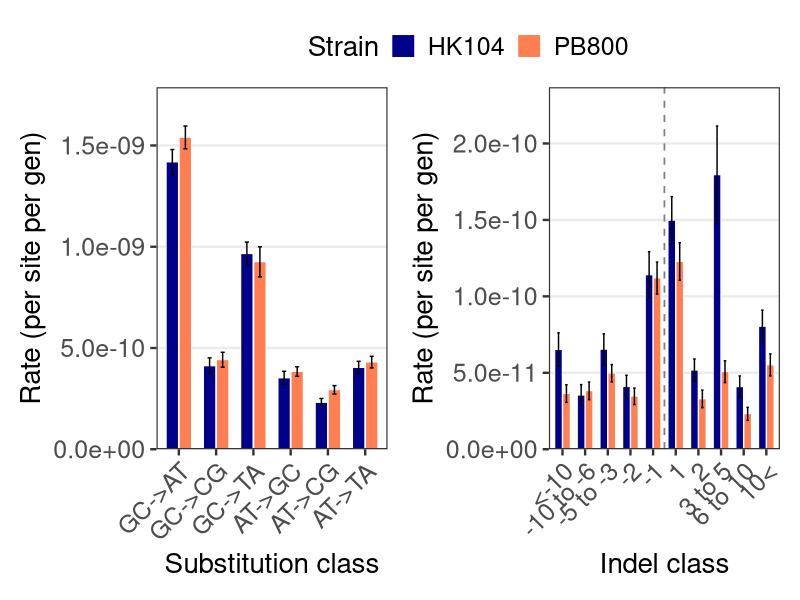
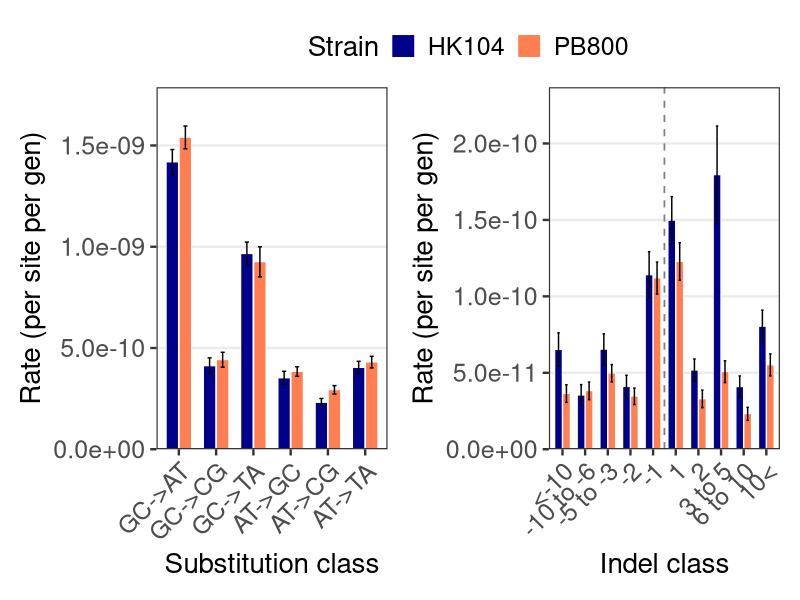
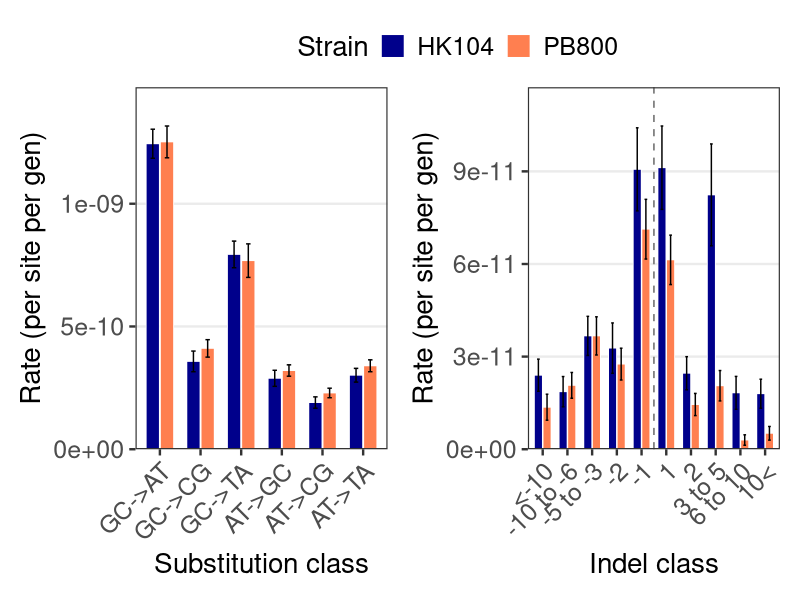
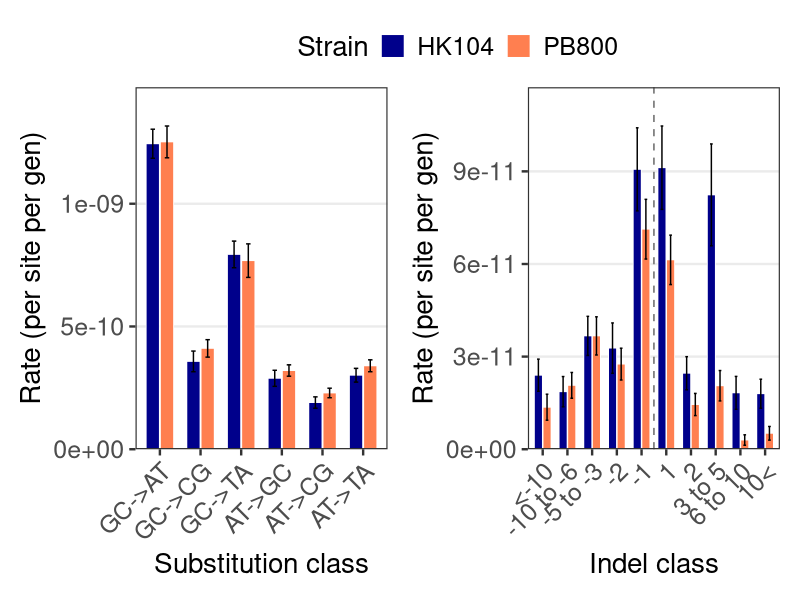
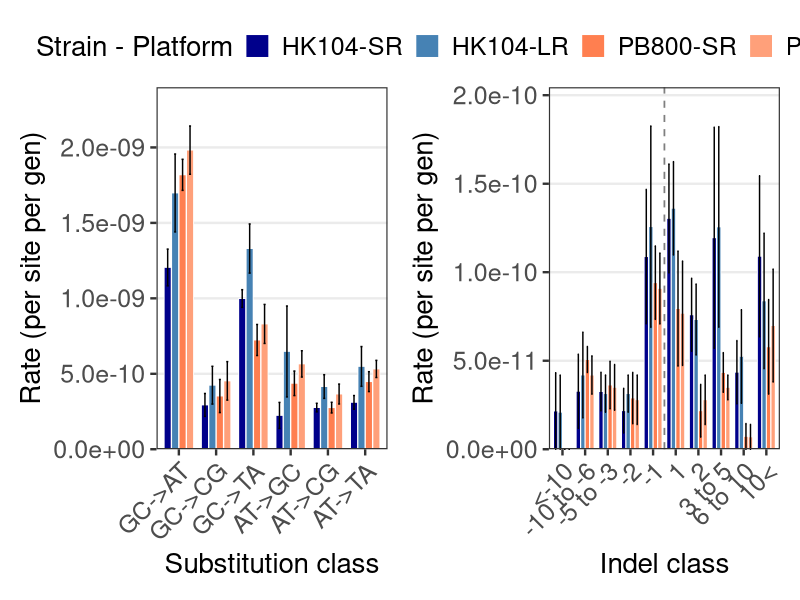
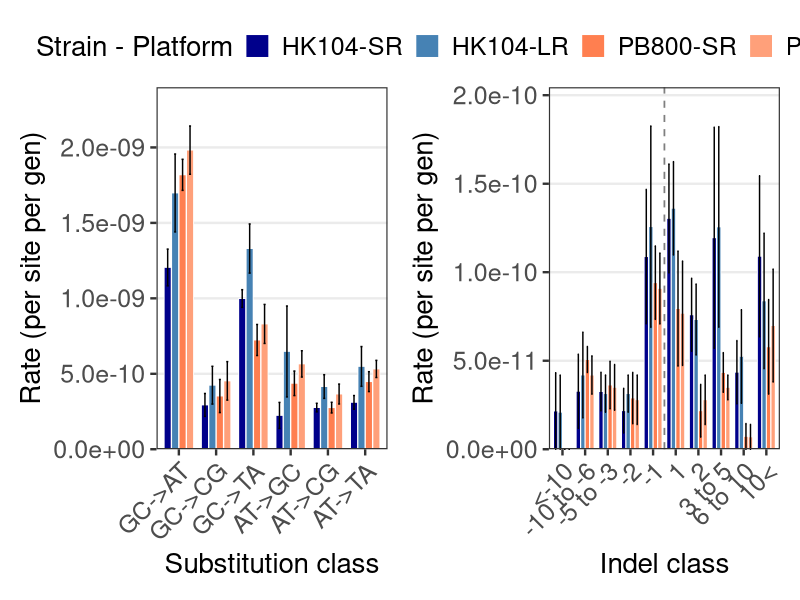
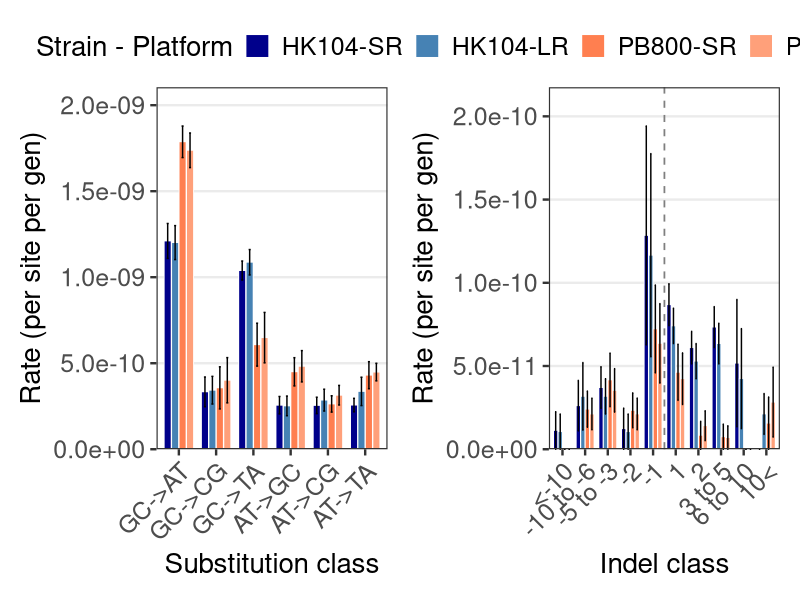
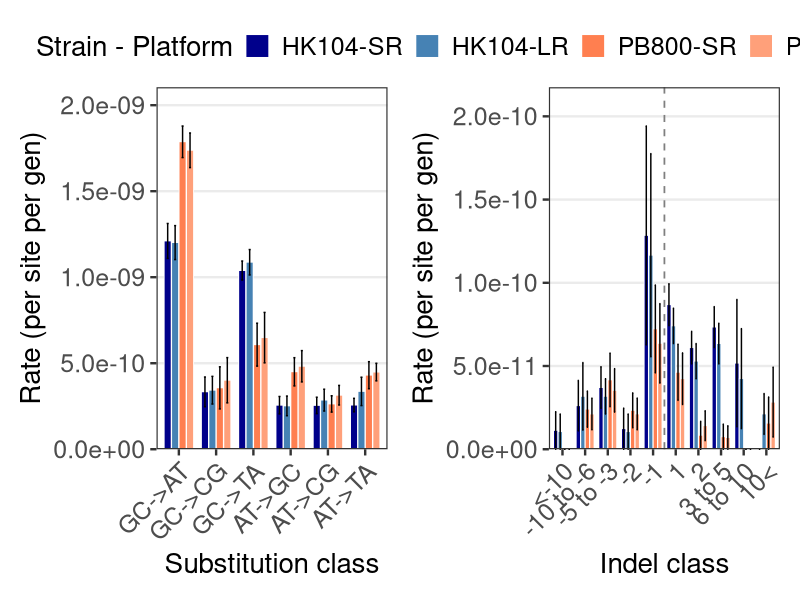

Reproduce these figures in R, in order.
# =============================================================================
# Mutation Rate Spectra - C. briggsae MA Analysis
# =============================================================================
# Input:  master_table.csv (in same directory as this script)
# Output: 4 PDF figures (+ PNG versions)
#
#   Fig 1: DP >= 3x  -- left panel = SNP spectrum, right panel = Indel spectrum
#                       (HK104 vs PB800, SR all lines)
#   Fig 2: DP >= 10x -- same layout (HK104 vs PB800, SR all lines)
#   Fig 3: DP >= 3x  -- left = SNP, right = Indel (SR vs LR, matched lines)
#   Fig 4: DP >= 10x -- same layout (SR vs LR, matched lines)
#
# Rate normalisation:
#   SNP GC-context classes : count / (callable_sites x GC_FRAC x G)
#   SNP AT-context classes : count / (callable_sites x AT_FRAC x G)
#   Indel classes          : count / (callable_sites x G)
#
# Indel order (signed: negative = deletion, positive = insertion):
#   <-10 | -10 to -6 | -5 to -3 | -2 | -1 || 1 | 2 | 3 to 5 | 6 to 10 | 10<
#
# Error bars: SEM (standard error of the mean)
# =============================================================================

library(rstudioapi)
library(ggplot2)
library(dplyr)
library(tidyr)
library(patchwork)

setwd(dirname(getActiveDocumentContext()$path))
getwd()

# =============================================================================
# CONSTANTS
# =============================================================================
GENERATIONS <- 238
GC_FRAC     <- 0.37
AT_FRAC     <- 1 - GC_FRAC   # 0.63

# SNP classes and their genomic context for normalisation
SNP_CLASSES <- c("GC_to_AT", "GC_to_CG", "GC_to_TA", "AT_to_GC", "AT_to_CG", "AT_to_TA")
SNP_CONTEXT <- c("GC", "GC", "GC", "AT", "AT", "AT")
SNP_LABELS  <- c("GC->AT", "GC->CG", "GC->TA", "AT->GC", "AT->CG", "AT->TA")

# Indel bins -- signed format: negative = deletion, positive = insertion
INDEL_BINS   <- c("del_10plus", "del_6_10", "del_3_5", "del_2", "del_1",
                  "ins_1", "ins_2", "ins_3_5", "ins_6_10", "ins_10plus")
INDEL_LABELS <- c("<-10", "-10 to -6", "-5 to -3", "-2", "-1",
                  "1", "2", "3 to 5", "6 to 10", "10<")

# Colours
COL_HK     <- "blue4"
COL_PB     <- "coral"
COL_HK_LR <- "steelblue"
COL_PB_LR <- "lightsalmon"

# =============================================================================
# LOAD DATA
# =============================================================================
cat("Loading master table...\n")
mt <- read.csv("master_table.csv", stringsAsFactors = FALSE)
cat(sprintf("  %d lines loaded\n", nrow(mt)))

# =============================================================================
# HELPERS: compute per-line per-class rates -- long format
# =============================================================================
compute_snp_rates <- function(df, prefix, callable_col, platform) {
  out  <- df %>% filter(!is.na(.data[[callable_col]]), !is.na(Strain))
  rows <- list()
  for (i in seq_along(SNP_CLASSES)) {
    cl      <- SNP_CLASSES[i]
    frac    <- ifelse(SNP_CONTEXT[i] == "GC", GC_FRAC, AT_FRAC)
    col_cnt <- paste0(prefix, "_", cl)
    rows[[i]] <- out %>%
      select(Line, Strain,
             count    = all_of(col_cnt),
             callable = all_of(callable_col)) %>%
      mutate(rate     = count / (callable * frac * GENERATIONS),
             class    = cl,
             platform = platform)
  }
  bind_rows(rows) %>% select(Line, Strain, class, rate, platform)
}

compute_indel_rates <- function(df, prefix, callable_col, platform) {
  out  <- df %>% filter(!is.na(.data[[callable_col]]), !is.na(Strain))
  rows <- list()
  for (i in seq_along(INDEL_BINS)) {
    bn      <- INDEL_BINS[i]
    col_cnt <- paste0(prefix, "_", bn)
    rows[[i]] <- out %>%
      select(Line, Strain,
             count    = all_of(col_cnt),
             callable = all_of(callable_col)) %>%
      mutate(rate     = count / (callable * GENERATIONS),
             class    = bn,
             platform = platform)
  }
  bind_rows(rows) %>% select(Line, Strain, class, rate, platform)
}

# =============================================================================
# BUILD LONG DATA FRAMES
# =============================================================================
cat("Computing per-line rates...\n")

# SR all lines
sr_snp_3x  <- compute_snp_rates(mt,   "SR_3x",  "SR_callable_3x",  "SR")
sr_snp_10x <- compute_snp_rates(mt,   "SR_10x", "SR_callable_10x", "SR")
sr_ind_3x  <- compute_indel_rates(mt, "SR_3x",  "SR_callable_3x",  "SR")
sr_ind_10x <- compute_indel_rates(mt, "SR_10x", "SR_callable_10x", "SR")

# Matched lines only (have both SR and LR)
mt_m <- mt %>% filter(!is.na(LR_sample))

lr_snp_3x  <- bind_rows(
  compute_snp_rates(mt_m, "SR_matched_3x",  "SR_callable_3x",  "SR"),
  compute_snp_rates(mt_m, "LR_3x",          "LR_callable_3x",  "LR"))
lr_snp_10x <- bind_rows(
  compute_snp_rates(mt_m, "SR_matched_10x", "SR_callable_10x", "SR"),
  compute_snp_rates(mt_m, "LR_10x",         "LR_callable_10x", "LR"))
lr_ind_3x  <- bind_rows(
  compute_indel_rates(mt_m, "SR_matched_3x",  "SR_callable_3x",  "SR"),
  compute_indel_rates(mt_m, "LR_3x",          "LR_callable_3x",  "LR"))
lr_ind_10x <- bind_rows(
  compute_indel_rates(mt_m, "SR_matched_10x", "SR_callable_10x", "SR"),
  compute_indel_rates(mt_m, "LR_10x",         "LR_callable_10x", "LR"))

# =============================================================================
# SUMMARISE: mean +/- SEM per group
# =============================================================================
sem <- function(x) sd(x, na.rm = TRUE) / sqrt(sum(!is.na(x)))

summarise_strain <- function(df) {
  df %>%
    group_by(Strain, class) %>%
    summarise(mean_rate = mean(rate, na.rm = TRUE),
              se_rate   = sem(rate),
              n         = sum(!is.na(rate)),
              .groups   = "drop")
}

summarise_platform <- function(df) {
  df %>%
    mutate(group = factor(paste0(Strain, "-", platform),
                          levels = c("HK104-SR", "HK104-LR", "PB800-SR", "PB800-LR"))) %>%
    group_by(group, class) %>%
    summarise(mean_rate = mean(rate, na.rm = TRUE),
              se_rate   = sem(rate),
              n         = sum(!is.na(rate)),
              .groups   = "drop")
}

# Apply factor levels
set_snp_levels <- function(df) {
  df %>% mutate(class = factor(class, levels = SNP_CLASSES, labels = SNP_LABELS))
}
set_ind_levels <- function(df) {
  df %>% mutate(class = factor(class, levels = INDEL_BINS, labels = INDEL_LABELS))
}

ss3_snp  <- summarise_strain(sr_snp_3x)  %>% set_snp_levels()
ss10_snp <- summarise_strain(sr_snp_10x) %>% set_snp_levels()
ss3_ind  <- summarise_strain(sr_ind_3x)  %>% set_ind_levels()
ss10_ind <- summarise_strain(sr_ind_10x) %>% set_ind_levels()

lp3_snp  <- summarise_platform(lr_snp_3x)  %>% set_snp_levels()
lp10_snp <- summarise_platform(lr_snp_10x) %>% set_snp_levels()
lp3_ind  <- summarise_platform(lr_ind_3x)  %>% set_ind_levels()
lp10_ind <- summarise_platform(lr_ind_10x) %>% set_ind_levels()

# =============================================================================
# SHARED THEME
# =============================================================================
theme_spectra <- function(base_size = 18) {
  theme_bw(base_size = base_size) +
    theme(
      panel.grid.major.x = element_blank(),
      panel.grid.minor   = element_blank(),
      axis.text.x  = element_text(angle = 45, hjust = 1, size = 18),
      axis.text.y  = element_text(size = 18),
      axis.title   = element_text(size = 20),
      legend.position = "top",
      legend.title    = element_text(size = 20),
      legend.text     = element_text(size = 18),
      plot.title      = element_blank()
    )
}

# =============================================================================
# PANEL BUILDERS
# =============================================================================

# SNP panel -- strain comparison (HK104 vs PB800)
snp_strain_panel <- function(df) {
  ggplot(df, aes(x = class, y = mean_rate, fill = Strain)) +
    geom_bar(stat = "identity",
             position = position_dodge(width = 0.7),
             width = 0.65, color = "white", linewidth = 0.3) +
    geom_errorbar(aes(ymin = mean_rate - se_rate,
                      ymax = mean_rate + se_rate),
                  position = position_dodge(width = 0.7),
                  width = 0.22, linewidth = 0.5) +
    scale_fill_manual(values = c("HK104" = COL_HK, "PB800" = COL_PB),
                      name = "Strain") +
    scale_y_continuous(labels = scales::scientific,
                       expand = expansion(mult = c(0, 0.12))) +
    labs(x = "Substitution class",
         y = "Rate (per site per gen)") +
    theme_spectra()
}

# Indel panel -- strain comparison (HK104 vs PB800)
ind_strain_panel <- function(df) {
  ggplot(df, aes(x = class, y = mean_rate, fill = Strain)) +
    geom_bar(stat = "identity",
             position = position_dodge(width = 0.7),
             width = 0.65, color = "white", linewidth = 0.3) +
    geom_errorbar(aes(ymin = mean_rate - se_rate,
                      ymax = mean_rate + se_rate),
                  position = position_dodge(width = 0.7),
                  width = 0.22, linewidth = 0.5) +
    geom_vline(xintercept = 5.5, linetype = "dashed",
               color = "grey50", linewidth = 0.6) +
    scale_fill_manual(values = c("HK104" = COL_HK, "PB800" = COL_PB),
                      name = "Strain") +
    scale_y_continuous(labels = scales::scientific,
                       expand = expansion(mult = c(0, 0.12))) +
    labs(x = "Indel class",
         y = "Rate (per site per gen)") +
    theme_spectra()
}

# SNP panel -- platform comparison (SR vs LR, matched lines)
snp_platform_panel <- function(df) {
  ggplot(df, aes(x = class, y = mean_rate, fill = group)) +
    geom_bar(stat = "identity",
             position = position_dodge(width = 0.8),
             width = 0.75, color = "white", linewidth = 0.3) +
    geom_errorbar(aes(ymin = mean_rate - se_rate,
                      ymax = mean_rate + se_rate),
                  position = position_dodge(width = 0.8),
                  width = 0.22, linewidth = 0.5) +
    scale_fill_manual(
      values = c("HK104-SR" = COL_HK,    "HK104-LR" = COL_HK_LR,
                 "PB800-SR" = COL_PB,    "PB800-LR" = COL_PB_LR),
      name = "Strain - Platform") +
    scale_y_continuous(labels = scales::scientific,
                       expand = expansion(mult = c(0, 0.12))) +
    labs(x = "Substitution class",
         y = "Rate (per site per gen)") +
    theme_spectra()
}

# Indel panel -- platform comparison (SR vs LR, matched lines)
ind_platform_panel <- function(df) {
  ggplot(df, aes(x = class, y = mean_rate, fill = group)) +
    geom_bar(stat = "identity",
             position = position_dodge(width = 0.8),
             width = 0.75, color = "white", linewidth = 0.3) +
    geom_errorbar(aes(ymin = mean_rate - se_rate,
                      ymax = mean_rate + se_rate),
                  position = position_dodge(width = 0.8),
                  width = 0.22, linewidth = 0.5) +
    geom_vline(xintercept = 5.5, linetype = "dashed",
               color = "grey50", linewidth = 0.6) +
    scale_fill_manual(
      values = c("HK104-SR" = COL_HK,    "HK104-LR" = COL_HK_LR,
                 "PB800-SR" = COL_PB,    "PB800-LR" = COL_PB_LR),
      name = "Strain - Platform") +
    scale_y_continuous(labels = scales::scientific,
                       expand = expansion(mult = c(0, 0.12))) +
    labs(x = "Indel class",
         y = "Rate (per site per gen)") +
    theme_spectra()
}

# =============================================================================
# ASSEMBLE FIGURES (SNP | Indel side by side via patchwork)
# =============================================================================
cat("Assembling figures...\n")

# Fig 1: DP >= 3x, HK104 vs PB800 (SR all lines)
fig1 <- snp_strain_panel(ss3_snp) +
        ind_strain_panel(ss3_ind) +
        plot_layout(guides = "collect") &
        theme(legend.position = "top")

# Fig 2: DP >= 10x, HK104 vs PB800 (SR all lines)
fig2 <- snp_strain_panel(ss10_snp) +
        ind_strain_panel(ss10_ind) +
        plot_layout(guides = "collect") &
        theme(legend.position = "top")

# Fig 3: DP >= 3x, SR vs LR (matched lines)
fig3 <- snp_platform_panel(lp3_snp) +
        ind_platform_panel(lp3_ind) +
        plot_layout(guides = "collect") &
        theme(legend.position = "top")

# Fig 4: DP >= 10x, SR vs LR (matched lines)
fig4 <- snp_platform_panel(lp10_snp) +
        ind_platform_panel(lp10_ind) +
        plot_layout(guides = "collect") &
        theme(legend.position = "top")

# =============================================================================
# SAVE FIGURES
# =============================================================================
cat("Saving figures...\n")

save_fig <- function(p, name, w = 12, h = 5) {
  ggsave(paste0(name, ".pdf"), plot = p, width = w, height = h)
  ggsave(paste0(name, ".png"), plot = p, width = w, height = h, dpi = 300)
  cat(sprintf("  Saved: %s.pdf / .png\n", name))
}

save_fig(fig1, "Fig1_Spectra_SR_DP3x_HKvsPB")
save_fig(fig2, "Fig2_Spectra_SR_DP10x_HKvsPB")
save_fig(fig3, "Fig3_Spectra_SR_vs_LR_DP3x",  w = 13, h = 5)
save_fig(fig4, "Fig4_Spectra_SR_vs_LR_DP10x", w = 13, h = 5)

cat("\nDone. 4 figures saved (PDF + PNG).\n")
